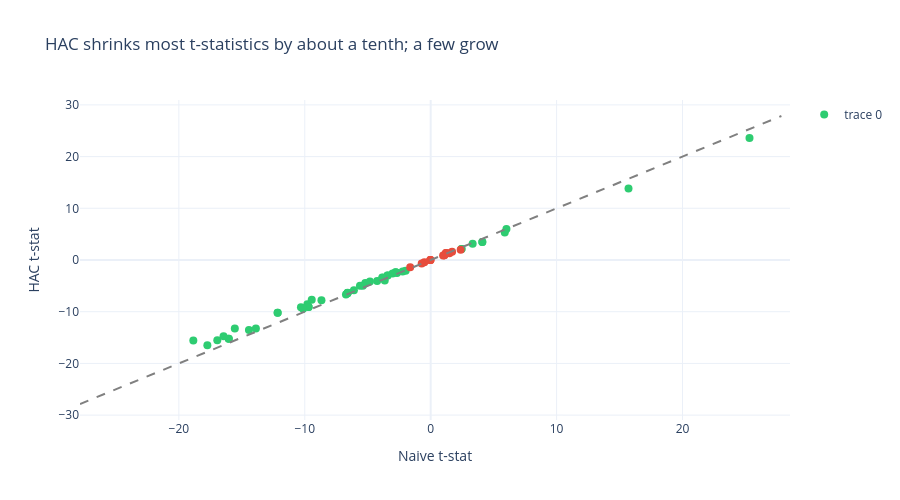

This figure's notebook cell:
### Markdown cell above
### HAC vs Naive t-statistics

### Code cell
if ic_results:
    fig = go.Figure()
    fig.add_trace(
        go.Scatter(
            x=eval_summary["naive_tstat"].to_list(),
            y=eval_summary["hac_tstat"].to_list(),
            mode="markers",
            text=eval_summary["feature"].to_list(),
            marker=dict(
                color=[
                    "#2ecc71" if s else "#e74c3c"
                    for s in eval_summary["significant_fdr05"].to_list()
                ],
                size=8,
            ),
        )
    )
    _max_t = (
        max(
            abs(eval_summary["naive_tstat"].max()),
            abs(eval_summary["hac_tstat"].max()),
        )
        * 1.1
    )
    fig.add_trace(
        go.Scatter(
            x=[-_max_t, _max_t],
            y=[-_max_t, _max_t],
            mode="lines",
            line=dict(dash="dash", color="gray"),
            showlegend=False,
        )
    )
    fig.update_layout(
        title="HAC shrinks most t-statistics by about a tenth; a few grow",
        xaxis_title="Naive t-stat",
        yaxis_title="HAC t-stat",
        template="plotly_white",
        height=500,
    )
    fig.show()

### Figure 1 — Plotly figure (JSON) as saved in the notebook; plotly's stock layout.template omitted (floating-point values rounded to 4 significant figures)
{"data": [{"marker": {"color": ["#2ecc71", "#2ecc71", "#2ecc71", "#2ecc71", "#2ecc71", "#2ecc71", "#2ecc71", "#2ecc71", "#2ecc71", "#e74c3c", "#e74c3c", "#e74c3c", "#e74c3c", "#e74c3c", "#e74c3c", "#e74c3c", "#e74c3c", "#e74c3c", "#e74c3c", "#e74c3c", "#e74c3c", "#e74c3c", "#2ecc71", "#2ecc71", "#e74c3c", "#2ecc71", "#2ecc71", "#2ecc71", "#2ecc71", "#2ecc71", "#2ecc71", "#2ecc71", "#2ecc71", "#2ecc71", "#2ecc71", "#2ecc71", "#2ecc71", "#2ecc71", "#2ecc71", "#2ecc71", "#2ecc71", "#2ecc71", "#2ecc71", "#2ecc71", "#2ecc71", "#2ecc71", "#2ecc71", "#2ecc71", "#2ecc71", "#2ecc71", "#2ecc71", "#2ecc71", "#2ecc71", "#2ecc71", "#2ecc71", "#2ecc71", "#2ecc71", "#2ecc71", "#2ecc71", "#2ecc71", "#2ecc71", "#2ecc71", "#2ecc71"], "size": 8}, "mode": "markers", "text": ["contrarian_composite", "volume_ratio", "quality_composite", "past_ret_12m_skip", "sharpe_rank_252d", "sharpe_252d", "mom12m_x_size", "past_ret_252d", "mom_rank_252d", "sharpe_189d", "dist_from_52w_high", "mom_x_size", "liq_rank", "size_rank", "past_ret_189d", "sharpe_rank_126d", "sharpe_126d", "past_ret_126d", "mom_rank_126d", "mom_zscore_6m", "momentum_composite", "adx_14", "vol_ratio_short", "vol_ratio_medium", "sma_ratio_200", "mom_accel_short", "sharpe_rank_63d", "sharpe_63d", "past_ret_63d", "mom_rank_63d", "mom_accel_medium", "illiq_rank", "sharpe_42d", "dist_from_52w_low", "sma_ratio_100", "mom_accel_long", "past_ret_42d", "natr_14", "macd_pct", "sharpe_21d", "cci_20", "sma_ratio_50", "past_ret_21d", "mom_rank_21d", "mom_rev_spread", "vol_252d", "vol_21d", "vol_63d", "vol_zscore", "vol_rank", "vol_126d", "rsi_rank", "rsi_14", "past_ret_10d", "rsi_7", "sma_ratio_20", "ema_ratio_26", "past_ret_5d", "reversal_rank", "stoch_k_14", "ema_ratio_12", "sma_ratio_10", "kama_ratio_10"], "type": "scatter", "x": [15.71, 25.32, 6.015, 5.884, 4.102, 4.102, 3.333, 2.45, 2.449, 2.382, 1.487, 1.699, 1.215, 1.215, 0.9856, 1.079, 1.078, -0.01828, -0.02433, -0.02537, -0.5033, -0.715, -1.989, -2.227, -1.627, -2.677, -2.777, -2.784, -3.422, -3.433, -3.826, -3.649, -5.192, -4.253, -4.824, -5.389, -5.615, -3.841, -3.027, -9.794, -10.3, -8.675, -9.695, -9.692, -9.448, -6.098, -6.729, -6.61, -6.614, -6.613, -6.597, -12.15, -12.16, -13.88, -15.56, -14.43, -10.13, -16.03, -16.04, -18.85, -16.95, -17.74, -16.45], "y": [13.81, 23.62, 5.976, 5.319, 3.474, 3.474, 3.158, 2.138, 2.137, 2.0, 1.282, 1.611, 1.369, 1.369, 0.8558, 0.8976, 0.897, -0.01571, -0.0209, -0.02179, -0.4359, -0.6771, -2.086, -2.216, -1.394, -2.494, -2.359, -2.365, -3.006, -3.016, -3.428, -3.946, -4.436, -4.058, -4.157, -4.96, -4.998, -3.395, -2.606, -8.568, -9.158, -7.764, -9.09, -9.09, -7.681, -5.865, -6.676, -6.405, -6.409, -6.408, -6.337, -10.21, -10.22, -13.25, -13.25, -13.53, -9.433, -15.21, -15.23, -15.57, -15.53, -16.5, -14.75]}, {"line": {"color": "gray", "dash": "dash"}, "mode": "lines", "showlegend": false, "type": "scatter", "x": [-27.85, 27.85], "y": [-27.85, 27.85]}], "layout": {"height": 500, "title": {"text": "HAC shrinks most t-statistics by about a tenth; a few grow"}, "xaxis": {"title": {"text": "Naive t-stat"}}, "yaxis": {"title": {"text": "HAC t-stat"}}}}
